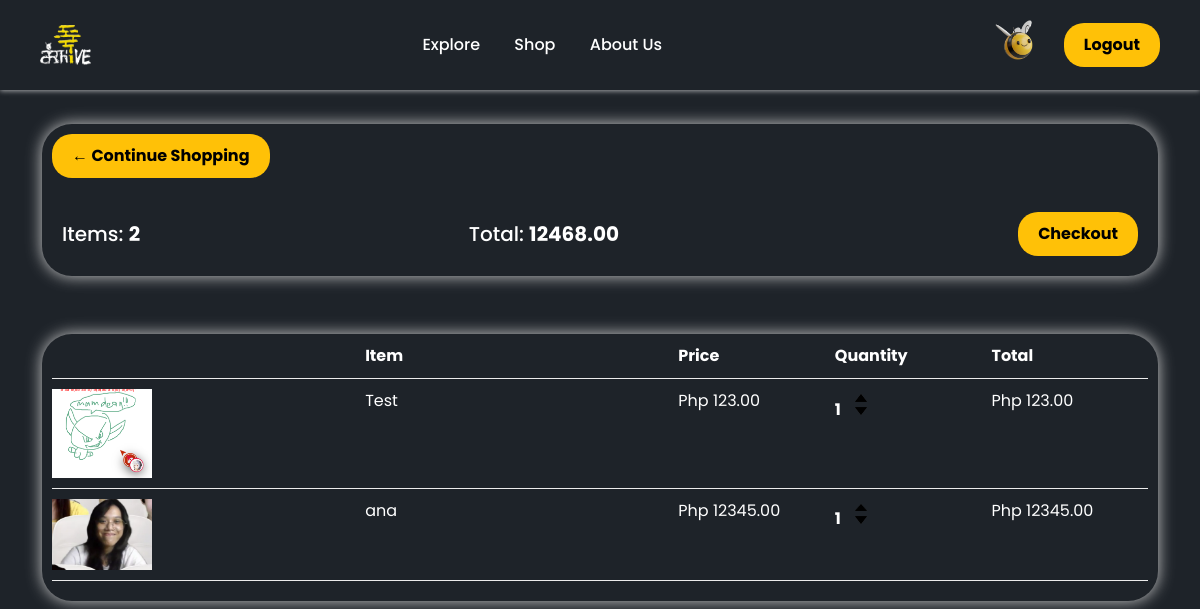
Screenshot of /shop/cart/ (signed in) with the database file from the repository.
### shop/models.py (models this page shows, shortened)
class Order(models.Model):
    customer = models.ForeignKey(settings.AUTH_USER_MODEL, on_delete=models.SET_NULL, null=True, blank=True)
    date_ordered = models.DateTimeField(auto_now_add=True)
    complete = models.BooleanField(default=False)
    transaction_id = models.CharField(max_length=100, null=True)
    @property
    def get_cart_total(self):
        orderItems = self.orderitem_set.all()
        total = sum([item.get_total for item in orderItems])
        return total
    def get_cart_items(self):
        orderItems = self.orderitem_set.all()
        total = sum([item.quantity for item in orderItems])
        return total

class OrderItem(models.Model):
    product = models.ForeignKey(Product, on_delete=models.SET_NULL, null=True)
    order = models.ForeignKey(Order, on_delete=models.SET_NULL, null=True)
    quantity = models.IntegerField(default=0, null=True, blank=True)
    date_added = models.DateTimeField(auto_now_add=True)
    @property
    def get_total(self):
        total = self.product.price * self.quantity
        return total

class Product(models.Model):
    user = models.ForeignKey(settings.AUTH_USER_MODEL, on_delete=models.CASCADE, null=True)
    category = models.ForeignKey(ShopCategory, on_delete=models.CASCADE, null=True, blank=True)
    name = models.CharField(max_length=200)
    price = models.DecimalField(max_digits=10, decimal_places=2, null=True, blank=True)
    digital = models.BooleanField(default=False, null=True, blank=True)
    description = models.TextField(null=True, blank=True)
    image = models.ImageField(null=True, blank=True)
    @property
    def image_url(self):
        try:
            url = self.image.url
        except:
            url = ''
        return url

### shop/views.py (the view)
# urls.py: path('cart/', views.cart, name='cart'),
def cart(request):
    if request.user.is_authenticated:
        customer = request.user
        order, created = Order.objects.get_or_create(customer=customer, complete=False)
        items = order.orderitem_set.all()
        cartItems = order.get_cart_items
    else:
        items = []
        order = {'get_cart_total': 0, 'get_cart_items': 0}
        cartItems = order['get_cart_items']
    context = {'items': items, 'order':order, 'cartItems':cartItems}
    return render(request, 'shop/cart.html', context)

### base/models.py (called while the page is built)
    def __str__(self):
        return self.email

### shop/templates/shop/cart.html (shortened to what this page needs)
{% extends 'shop/main.html' %}
{% load static %}
{% block content %}
<div class="row">
    <div class="col-lg-12">
        <div class="box-element" style="border-radius: 30px">
            <a href="{% url 'shop' %}"><button class="yellow-button">&#x2190;&nbspContinue Shopping</button></a>
            <br>
            <br>
            <table style="width: 100%; background-color: #1E2329; border-collapse: collapse;">
              <tr>
                <th style="text-align: left; padding: 10px;">
                  <h5 style="margin: 0; color: white">Items: <strong>{{ order.get_cart_items }}</strong></h5>
                </th>
                <th style="text-align: center; padding: 10px;">
                  <h5 style="margin: 0; color: white">Total: <strong>{{ order.get_cart_total|floatformat:2 }}</strong></h5>
                </th>
                <th style="text-align: right; padding: 10px;">
                  <a href="{% url 'checkout' %}">
                    <button class="yellow-button">Checkout</button>
                  </a>
                </th>
              </tr>
            </table>
        </div>
        <br>
        <div class="col-lg-12">
        <br>
        <div class="box-element">
            <div class="cart-row">
                <div style="flex: 2"></div>
                <div style="flex: 2"><strong>Item</strong></div>
                <div style="flex: 1"><strong>Price</strong></div>
                <div style="flex: 1"><strong>Quantity</strong></div>
                <div style="flex: 1"><strong>Total</strong></div>
            </div>
            {% for item in items %}
            <div class="cart-row">
                <div style="flex: 2"><img class="row-image" src="{{item.product.image_url}}"></div>
                <div style="flex: 2">{{item.product.name}}</div>
                <div style="flex: 1">Php {{item.product.price|floatformat:2}}</div>
                <div style="flex: 1">
                    <p class="quantity">{{item.quantity}}</p>
                    <div class="quantity">
                        <img data-product="{{item.product.id}}" data-action="add" class="chg-quantity update-cart add-btn" src="{% static 'resources/arrow-up.png' %}">
                        <img data-product="{{item.product.id}}" data-action="remove" class="chg-quantity update-cart add-btn" src="{% static 'resources/arrow-down.png' %}">
                    </div>
                </div>
                <div style="flex: 1">Php {{item.get_total}}</div>
            </div>
            {% endfor %}
        </div>
    </div>
    </div>
</div>
{% endblock content %}

### shop/templates/shop/main.html (shortened to what this page needs)
<!DOCTYPE html>
{% load static %}
<html>
<head>
    <link href="https://cdn.jsdelivr.net/npm/bootstrap@5.3.2/dist/css/bootstrap.min.css"
          rel="stylesheet"
>
    <link rel="stylesheet" type="text/css" href="{% static 'css/styles.css' %}">
    <link rel="stylesheet" type="text/css" href="{% static 'css/landing.css' %}"/>
    <link rel="stylesheet" type="text/css" href="{% static 'css/view-art.css' %}"/>
</head>
<body>
<div class="navbar">
    <div class="logo">
      <img src="{% static 'resources/Logo.png' %}" alt="Logo" style="height: 40px;">
    </div>
    <div class="nav-links">
      <a href="{% url 'base:gallery' %}">Explore</a>
      <a href="{% url 'shop' %}">Shop</a>
      <a href="{% url 'about' %}">About Us</a>
    </div>
    <div style="display: flex; align-items: center; gap: 10px">
        {% if user.is_authenticated and request.path != '/profile/' %}
        <a href="{% url 'userProfile' %}" class="profile-picture">
            <img src="{% if product.user.profile_url %}{{ product.user.profile_url }}{% else %}{% static 'profile-pictures/default.png' %}{% endif %}"  alt="Profile Picture" style="object-fit: cover; height: 40px; width: 40px;">
        </a>
        <form method="post" action="{% url 'logout' %}">
            <button type="submit" class="yellow-button">Logout</button>
        </form>
        {% elif request.path == '/profile/' %}
        {% else %}
        <a href="{% url 'login' %}">
            <button class="yellow-button">Get Started</button>
        </a>
        {% endif %}
    </div>
  </div>
<div class="container">
<br>
{% block content %}
{% endblock %}
</div>
</body>
</html>

### static/css/styles.css (style rules this page uses)
body { background-color: #1E2329; font-family: "Poppins"; }
* { scrollbar-width: none; -ms-overflow-style: none; }
h1,h2,h3,h4,h5,h6 { color:hsl(0, 0%, 30%); }
.box-element { box-shadow:hsl(0, 0%, 80%) 0 0 16px; border-radius: 30px; padding: 10px; }
.col-lg-4, .col-lg-6, .col-lg-8, .col-lg-12 { margin-top: 10px; }
.row-image { width: 100px; }
.cart-row { display: flex; align-items: flex-stretch; padding-bottom: 10px; margin-bottom: 10px; border-bottom: 1px solid #ececec; }
.quantity { display: inline-block; font-weight: 700; padding-right:10px; }
.chg-quantity { width: 12px; cursor: pointer; display: block; margin-top: 5px; transition:.1s; }
.yellow-button { background-color: #ffc107; color: #000; padding: 10px 20px; border: none; border-radius: 20px; cursor: pointer; font-size: 16px; font-weight: bold; }

### static/css/landing.css (style rules this page uses)
body { margin: 0; font-family: Poppins, sans-serif; color: #1E2329; }
.navbar { display: flex; justify-content: space-between; align-items: center; background-color: #1E2329; padding: 20px 40px; box-shadow: 0px 1px 5px rgba(255, 255, 255, 0.6); }
.nav-links a { color: white; text-decoration: none; margin: 0 15px; font-size: 16px; font-weight: 500; }

### static/css/view-art.css (style rules this page uses)
body { font-family: Poppins, sans-serif; color: white; margin: 0; padding: 0; justify-content: center; align-items: center; min-height: 100vh; }
.profile-picture { width: 50px; height: 50px; border-radius: 50%; margin-right: 10px; object-fit: cover; }
.profile-picture { width: 50px; height: 50px; border-radius: 50%; margin-right: 10px; }

### rows the page displays
Order: get_cart_items "2", get_cart_total "12468.00"
OrderItem: product.image_url (picture), product.name "Test", product.price "123.00", quantity "1", get_total "123.00"
OrderItem: product.image_url (picture), product.name "ana", product.price "12345.00", quantity "1", get_total "12345.00"
